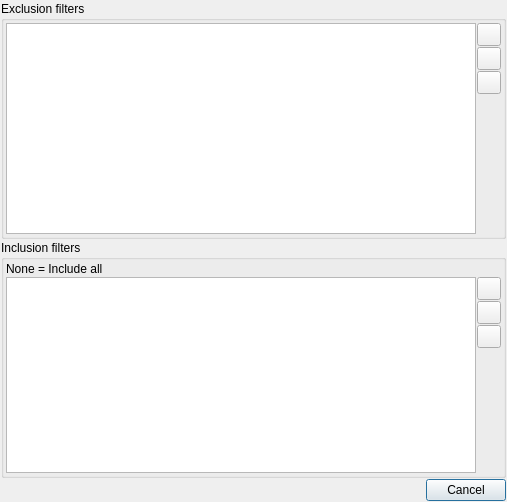
<?xml version="1.0" encoding="UTF-8"?>
<ui version="4.0">
 <class>Filters</class>
 <widget class="QDialog" name="Filters">
  <property name="geometry">
   <rect>
    <x>0</x>
    <y>0</y>
    <width>507</width>
    <height>502</height>
   </rect>
  </property>
  <property name="windowTitle">
   <string>Filters</string>
  </property>
  <property name="windowIcon">
   <iconset resource="resources.qrc">
    <normaloff>:/resources/filter.png</normaloff>:/resources/filter.png</iconset>
  </property>
  <layout class="QVBoxLayout" name="verticalLayout">
   <property name="spacing">
    <number>1</number>
   </property>
   <property name="margin">
    <number>1</number>
   </property>
   <item>
    <widget class="QGroupBox" name="groupBox">
     <property name="title">
      <string>Exclusion filters</string>
     </property>
     <layout class="QHBoxLayout" name="horizontalLayout_2">
      <property name="spacing">
       <number>1</number>
      </property>
      <property name="margin">
       <number>2</number>
      </property>
      <item>
       <widget class="QListWidget" name="exclusion">
        <property name="selectionMode">
         <enum>QAbstractItemView::MultiSelection</enum>
        </property>
       </widget>
      </item>
      <item>
       <layout class="QVBoxLayout" name="verticalLayout_2">
        <item>
         <widget class="QToolButton" name="add_exclusion">
          <property name="icon">
           <iconset resource="resources.qrc">
            <normaloff>:/resources/add.png</normaloff>:/resources/add.png</iconset>
          </property>
         </widget>
        </item>
        <item>
         <widget class="QToolButton" name="edit_exclusion">
          <property name="icon">
           <iconset resource="resources.qrc">
            <normaloff>:/resources/edit.png</normaloff>:/resources/edit.png</iconset>
          </property>
         </widget>
        </item>
        <item>
         <widget class="QToolButton" name="remove_exclusion">
          <property name="icon">
           <iconset resource="resources.qrc">
            <normaloff>:/resources/remove.png</normaloff>:/resources/remove.png</iconset>
          </property>
         </widget>
        </item>
        <item>
         <spacer name="verticalSpacer_2">
          <property name="orientation">
           <enum>Qt::Vertical</enum>
          </property>
          <property name="sizeHint" stdset="0">
           <size>
            <width>20</width>
            <height>40</height>
           </size>
          </property>
         </spacer>
        </item>
       </layout>
      </item>
     </layout>
    </widget>
   </item>
   <item>
    <widget class="QGroupBox" name="groupBox_2">
     <property name="title">
      <string>Inclusion filters</string>
     </property>
     <layout class="QVBoxLayout" name="verticalLayout_4">
      <property name="spacing">
       <number>1</number>
      </property>
      <property name="margin">
       <number>2</number>
      </property>
      <item>
       <widget class="QLabel" name="label">
        <property name="text">
         <string>None = Include all</string>
        </property>
       </widget>
      </item>
      <item>
       <layout class="QHBoxLayout" name="horizontalLayout">
        <item>
         <widget class="QListWidget" name="inclusion">
          <property name="selectionMode">
           <enum>QAbstractItemView::MultiSelection</enum>
          </property>
         </widget>
        </item>
        <item>
         <layout class="QVBoxLayout" name="verticalLayout_3">
          <item>
           <widget class="QToolButton" name="add_inclusion">
            <property name="icon">
             <iconset resource="resources.qrc">
              <normaloff>:/resources/add.png</normaloff>:/resources/add.png</iconset>
            </property>
           </widget>
          </item>
          <item>
           <widget class="QToolButton" name="edit_inclusion">
            <property name="icon">
             <iconset resource="resources.qrc">
              <normaloff>:/resources/edit.png</normaloff>:/resources/edit.png</iconset>
            </property>
           </widget>
          </item>
          <item>
           <widget class="QToolButton" name="remove_inclusion">
            <property name="icon">
             <iconset resource="resources.qrc">
              <normaloff>:/resources/remove.png</normaloff>:/resources/remove.png</iconset>
            </property>
           </widget>
          </item>
          <item>
           <spacer name="verticalSpacer">
            <property name="orientation">
             <enum>Qt::Vertical</enum>
            </property>
            <property name="sizeHint" stdset="0">
             <size>
              <width>20</width>
              <height>40</height>
             </size>
            </property>
           </spacer>
          </item>
         </layout>
        </item>
       </layout>
      </item>
     </layout>
    </widget>
   </item>
   <item>
    <layout class="QHBoxLayout" name="horizontalLayout_3">
     <item>
      <spacer name="horizontalSpacer">
       <property name="orientation">
        <enum>Qt::Horizontal</enum>
       </property>
       <property name="sizeHint" stdset="0">
        <size>
         <width>40</width>
         <height>20</height>
        </size>
       </property>
      </spacer>
     </item>
     <item>
      <widget class="QDialogButtonBox" name="buttonBox">
       <property name="standardButtons">
        <set>QDialogButtonBox::Cancel</set>
       </property>
      </widget>
     </item>
    </layout>
   </item>
  </layout>
 </widget>
 <resources>
  <include location="resources.qrc"/>
 </resources>
 <connections/>
</ui>
